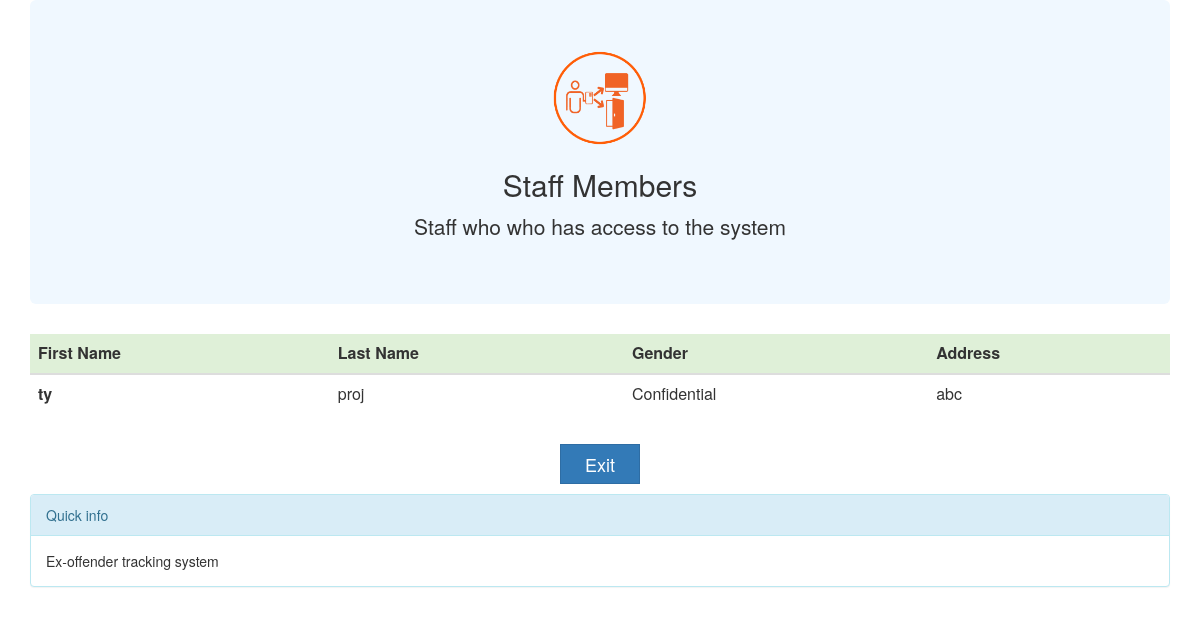
Page /cols/TyProject/staffs_list.php on the committed database.
### tables this page shows
CREATE TABLE `staff` (
  `staff_id` int(255) NOT NULL,
  `staff_login` varchar(255) NOT NULL,
  `staff_first_name` varchar(255) NOT NULL,
  `staff_last_name` varchar(255) NOT NULL,
  `staff_gender` varchar(255) NOT NULL,
  `staff_address` varchar(255) NOT NULL,
  `staff_email` varchar(255) NOT NULL,
  `staff_password` varchar(255) NOT NULL,
  `staff_register_date` datetime NOT NULL
);

### cols/TyProject/staffs_list.php (the view, shortened to what this page needs)
<html>
<head>
  <link rel="stylesheet" href="http://maxcdn.bootstrapcdn.com/bootstrap/3.3.6/css/bootstrap.min.css">
    </head>
    <body>
    <div id="request_background" class="container">
        <div class="jumbotron">
       <center><img src="agency-bg.png" class="img-rounded" alt="Cinque Terre" width="100" height="100">
             <h2>Staff Members</h2>
    <p>Staff who who has access to the system</p
    </center>
  </div>
        <table class="table">
 <thead class="danger">
   <tr class="success">
      <th>First Name</th>
      <th>Last Name</th>
      <th>Gender</th>
      <th>Address</th>
    </tr>
  </thead>
  <tbody>
    <tr>
  <?php
$query1 = mysql_query("select * from staff");
while ($row1 = mysql_fetch_array($query1)) {
?>
      <th scope="row"><?php echo $row1['staff_first_name'];?></th>
      <td ><?php echo $row1['staff_last_name'];?></td>
      <td><?php echo $row1['staff_gender'];?></td>
      <td><?php echo $row1['staff_address'];?> </td>
        </tr>
   <?php } ?>
        </tbody>
         </table>
   <center>
    <a href="admin.php"><input type="button" value="Exit " class="btn btn-primary btn-lg exit"></a>
    </center>
<div class="panel panel-info">
      <div class="panel-heading">Quick info</div>
      <div class="panel-body">Ex-offender tracking system</div>
    </div>
</div>
</body>
</html>

### cols/TyProject/staffs_list.php (style rules this page uses)
.jumbotron { background-color: aliceblue; }
.exit { margin: 10px; width: 80px; height: 40px; border: fix; padding: 0px; border-radius: 0px; }
.btn { width: 80px; height: 40px; border: fix; padding: 0px; border-radius: 0px; }

### rows in the picture
staff: staff_first_name "ty", staff_last_name "proj", staff_gender "Confidential", staff_address "abc"
